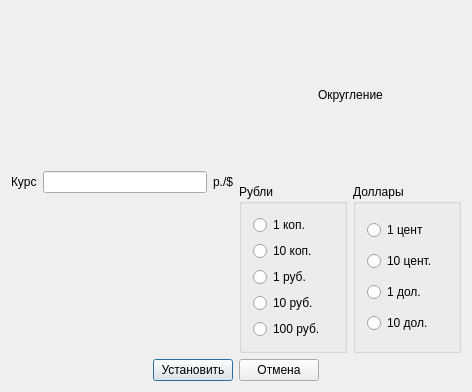
<?xml version="1.0" encoding="UTF-8"?>
<ui version="4.0">
 <class>courseRubl</class>
 <widget class="QDialog" name="courseRubl">
  <property name="geometry">
   <rect>
    <x>0</x>
    <y>0</y>
    <width>472</width>
    <height>392</height>
   </rect>
  </property>
  <property name="windowTitle">
   <string>courseRubl</string>
  </property>
  <layout class="QGridLayout" name="gridLayout">
   <item row="0" column="0" colspan="3">
    <layout class="QHBoxLayout" name="horizontalLayout_5">
     <item>
      <layout class="QVBoxLayout" name="verticalLayout_4">
       <item>
        <spacer name="verticalSpacer">
         <property name="orientation">
          <enum>Qt::Vertical</enum>
         </property>
         <property name="sizeHint" stdset="0">
          <size>
           <width>20</width>
           <height>40</height>
          </size>
         </property>
        </spacer>
       </item>
       <item>
        <layout class="QHBoxLayout" name="horizontalLayout">
         <item>
          <widget class="QLabel" name="label">
           <property name="text">
            <string>Курс</string>
           </property>
          </widget>
         </item>
         <item>
          <widget class="QLineEdit" name="lineEdit"/>
         </item>
         <item>
          <widget class="QLabel" name="label_2">
           <property name="text">
            <string>р./$</string>
           </property>
          </widget>
         </item>
        </layout>
       </item>
       <item>
        <spacer name="verticalSpacer_2">
         <property name="orientation">
          <enum>Qt::Vertical</enum>
         </property>
         <property name="sizeHint" stdset="0">
          <size>
           <width>20</width>
           <height>40</height>
          </size>
         </property>
        </spacer>
       </item>
      </layout>
     </item>
     <item>
      <layout class="QVBoxLayout" name="verticalLayout_3">
       <item>
        <layout class="QHBoxLayout" name="horizontalLayout_3">
         <item>
          <spacer name="horizontalSpacer">
           <property name="orientation">
            <enum>Qt::Horizontal</enum>
           </property>
           <property name="sizeHint" stdset="0">
            <size>
             <width>40</width>
             <height>20</height>
            </size>
           </property>
          </spacer>
         </item>
         <item>
          <widget class="QLabel" name="label_3">
           <property name="text">
            <string>Округление</string>
           </property>
          </widget>
         </item>
         <item>
          <spacer name="horizontalSpacer_2">
           <property name="orientation">
            <enum>Qt::Horizontal</enum>
           </property>
           <property name="sizeHint" stdset="0">
            <size>
             <width>40</width>
             <height>20</height>
            </size>
           </property>
          </spacer>
         </item>
        </layout>
       </item>
       <item>
        <layout class="QHBoxLayout" name="horizontalLayout_2">
         <item>
          <widget class="QGroupBox" name="groupBox">
           <property name="title">
            <string>Рубли</string>
           </property>
           <layout class="QVBoxLayout" name="verticalLayout_2">
            <item>
             <widget class="QRadioButton" name="radioButton_2">
              <property name="text">
               <string>1 коп.</string>
              </property>
             </widget>
            </item>
            <item>
             <widget class="QRadioButton" name="radioButton">
              <property name="text">
               <string>10 коп.</string>
              </property>
             </widget>
            </item>
            <item>
             <widget class="QRadioButton" name="radioButton_4">
              <property name="text">
               <string>1 руб.</string>
              </property>
             </widget>
            </item>
            <item>
             <widget class="QRadioButton" name="radioButton_3">
              <property name="text">
               <string>10 руб.</string>
              </property>
             </widget>
            </item>
            <item>
             <widget class="QRadioButton" name="radioButton_9">
              <property name="text">
               <string>100 руб.</string>
              </property>
             </widget>
            </item>
           </layout>
          </widget>
         </item>
         <item>
          <widget class="QGroupBox" name="groupBox_2">
           <property name="title">
            <string>Доллары</string>
           </property>
           <layout class="QVBoxLayout" name="verticalLayout">
            <item>
             <widget class="QRadioButton" name="radioButton_7">
              <property name="text">
               <string>1 цент</string>
              </property>
             </widget>
            </item>
            <item>
             <widget class="QRadioButton" name="radioButton_8">
              <property name="text">
               <string>10 цент.</string>
              </property>
             </widget>
            </item>
            <item>
             <widget class="QRadioButton" name="radioButton_6">
              <property name="text">
               <string>1 дол.</string>
              </property>
             </widget>
            </item>
            <item>
             <widget class="QRadioButton" name="radioButton_5">
              <property name="text">
               <string>10 дол.</string>
              </property>
             </widget>
            </item>
           </layout>
          </widget>
         </item>
        </layout>
       </item>
      </layout>
     </item>
    </layout>
   </item>
   <item row="1" column="0">
    <spacer name="horizontalSpacer_3">
     <property name="orientation">
      <enum>Qt::Horizontal</enum>
     </property>
     <property name="sizeHint" stdset="0">
      <size>
       <width>118</width>
       <height>20</height>
      </size>
     </property>
    </spacer>
   </item>
   <item row="1" column="1">
    <layout class="QHBoxLayout" name="horizontalLayout_4">
     <item>
      <widget class="QPushButton" name="pushButton">
       <property name="text">
        <string>Установить</string>
       </property>
      </widget>
     </item>
     <item>
      <widget class="QPushButton" name="pushButton_2">
       <property name="text">
        <string>Отмена</string>
       </property>
      </widget>
     </item>
    </layout>
   </item>
   <item row="1" column="2">
    <spacer name="horizontalSpacer_4">
     <property name="orientation">
      <enum>Qt::Horizontal</enum>
     </property>
     <property name="sizeHint" stdset="0">
      <size>
       <width>117</width>
       <height>20</height>
      </size>
     </property>
    </spacer>
   </item>
  </layout>
 </widget>
 <layoutdefault spacing="6" margin="11"/>
 <resources/>
 <connections/>
</ui>
